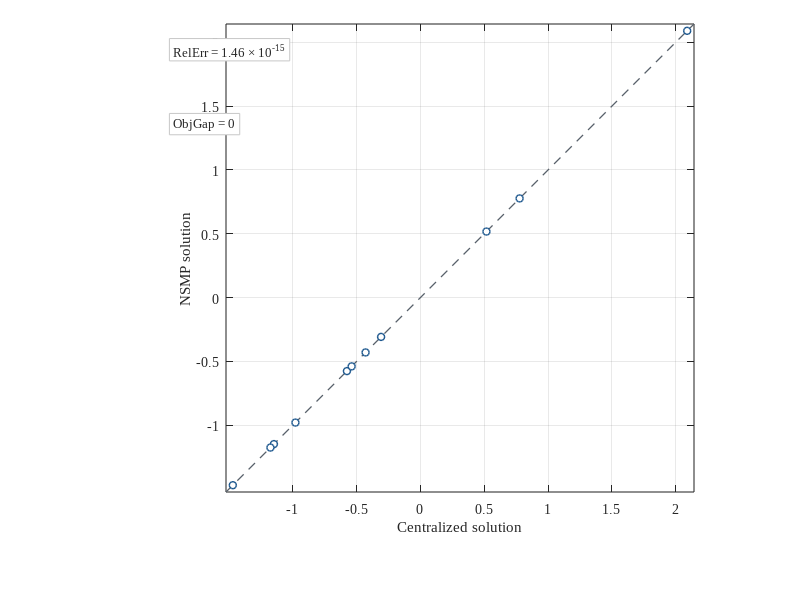

Reproduce this figure in MATLAB. (Note: this script raises an error after producing the figure.)
clear
clc
close all
rng(0);
M = 6;
samples = 100;
sigma = 10;

X_1 = randn(samples,2);
a_1 = randn(2,1);
y_1 = X_1*a_1 + sigma*randn(samples,1);

X_2 = randn(samples,2);
a_2 = randn(2,1);
y_2 = X_2*a_2 + sigma*randn(samples,1);

X_3 = randn(samples,4);
a_3 = randn(4,1);
a_3(1) = a_1(2);
a_3(2) = a_2(2);
y_3 = X_3*a_3 + sigma*randn(samples,1);


X_4 = randn(samples,2);
a_4 = randn(2,1);
y_4 = X_4*a_4 + sigma*randn(samples,1);


X_5 = randn(samples,3);
a_5 = randn(3,1);
a_5(1) = a_4(2);
y_5 = X_5*a_5 + sigma*randn(samples,1);


X_6 = randn(samples,3);
a_6 = randn(3,1);
a_6(1) = a_3(4);
a_6(2) = a_5(3);
y_6 = X_6*a_6 + sigma*randn(samples,1);


%% accurate calculation
% left a_13
a_1_est_local = (X_1'*X_1)^-1*X_1'*y_1;
P_1_temp = X_1(:,1);
P_1 = eye(samples)-X_1(:,1)*(X_1(:,1)'*X_1(:,1))^-1*X_1(:,1)';
R_1 = P_1*y_1;
X_12 = P_1*X_1(:,2);

% left a_23
a_2_est_local = (X_2'*X_2)^-1*X_2'*y_2;
P_2_temp = X_2(:,1);
P_2 = eye(samples)-P_2_temp*(P_2_temp'*P_2_temp)^-1*P_2_temp'  ;
R_2 = P_2*y_2;
X_22 = P_2*X_2(:,2);


%% left a_36
a_3_est_local = (X_3'*X_3)^-1*X_3'*y_3;
% enlarge matrix
ZM = zeros(samples,1);
P_3_temp =[X_3(:, 1:3); X_12, ZM, ZM;ZM, X_22,ZM];
P_3 = eye(length(P_3_temp))-P_3_temp*(P_3_temp'*P_3_temp)^-1*P_3_temp';

R_3 = P_3(:,1:samples)*y_3 +  P_3(:,samples+1:2*samples)*R_1 +P_3(:,2*samples+1:3*samples)*R_2  ;
X_33 = P_3(:,1:samples)*X_3(:,4);


%% left a_45
a_4_est_local = (X_4'*X_4)^-1*X_4'*y_4;
P_4_temp = X_4(:,1);
P_4 = eye(samples)-X_4(:,1)*(X_4(:,1)'*X_4(:,1))^-1*X_4(:,1)';
R_4 = P_4*y_4;
X_44 = P_4*X_4(:,2);

%% left a_56
a_5_est_local = (X_5'*X_5)^-1*X_5'*y_5;
% enlarge matrix
ZM = zeros(samples,1);
P_5_temp =[X_5(:, 1:2); X_44, ZM];
P_5 = eye(length(P_5_temp))-P_5_temp*(P_5_temp'*P_5_temp)^-1*P_5_temp';

R_5 = P_5(:,1:samples)*y_5 +  P_5(:,samples+1:2*samples)*R_4 ;
X_55 = P_5(:,1:samples)*X_5(:,3);

%% root node
a_6_est_local = (X_6'*X_6)^-1*X_6'*y_6;
% enlarge matrix
ZM_3 = zeros(3*samples,1);
ZM_2 = zeros(2*samples,1);
P_6_O =[X_6(:, 1:3); X_33, ZM_3, ZM_3;ZM_2, X_55,ZM_2];
R_6 = [y_6 ; R_3 ;R_5]  ;

a_6_est_global = (P_6_O'*P_6_O)^-1*P_6_O'*R_6 ;

norm(a_6_est_global-a_6);
norm(a_6_est_local-a_6);

%% node 5
a_5_est_global = zeros(3,1);
a_5_est_global(3) = a_6_est_global(2); 
a_5_est_global(1:2) = (P_5_temp'*P_5_temp)^-1*P_5_temp'*[y_5-X_5(:, 3)*a_5_est_global(3);R_4];

norm(a_5_est_global-a_5);
norm(a_5_est_local-a_5);

%% node 3
a_3_est_global = zeros(4,1);
a_3_est_global(4) = a_6_est_global(1); 
a_3_est_global(1:3) = (P_3_temp'*P_3_temp)^-1*P_3_temp'*[y_3-X_3(:, 4)*a_3_est_global(4);R_1;R_2];

norm(a_3_est_global-a_3);
norm(a_3_est_local-a_3);

%% node 2
a_2_est_global = zeros(2,1);
a_2_est_global(2) = a_3_est_global(2); 
a_2_est_global(1) = (P_2_temp'*P_2_temp)^-1*P_2_temp'*[y_2-X_2(:, 2)*a_2_est_global(2)];

norm(a_2_est_global-a_2);
norm(a_2_est_local-a_2);


%% node 1
a_1_est_global = zeros(2,1);
a_1_est_global(2) = a_3_est_global(1); 
a_1_est_global(1) = (P_1_temp'*P_1_temp)^-1*P_1_temp'*[y_1-X_1(:, 2)*a_1_est_global(2)];

norm(a_1_est_global-a_1);
norm(a_1_est_local-a_1);


%% node 4
a_4_est_global = zeros(2,1);
a_4_est_global(2) = a_5_est_global(1); 
a_4_est_global(1) = (P_4_temp'*P_4_temp)^-1*P_4_temp'*[y_4-X_4(:, 2)*a_4_est_global(2)];

norm(a_4_est_global-a_4);
norm(a_4_est_local-a_4);


%% union

vector_global = [a_1_est_global;a_2_est_global;a_3_est_global(3:4);a_4_est_global;a_5_est_global(2:3);a_6_est_global(3)];

%% center optimization
y_global = [y_1;y_2;y_3;y_4;y_5;y_6];

A_global = zeros(length(y_global),11);
A_global(1:samples,1:2) = X_1;
A_global(samples+1:2*samples,3:4) = X_2;
A_global(2*samples+1:3*samples,[2,4,5,6]) = X_3;
A_global(3*samples+1:4*samples,[7,8]) = X_4;
A_global(4*samples+1:5*samples,[8,9,10]) = X_5;
A_global(5*samples+1:6*samples,[6,10,11]) = X_6;

vector_center = (A_global'*A_global)^-1*A_global'*y_global;

%% quantitative comparison
rel_err = norm(vector_global - vector_center) / max(norm(vector_center), eps);
obj_global = 0.5 * norm(y_global - A_global * vector_global)^2;
obj_center = 0.5 * norm(y_global - A_global * vector_center)^2;
obj_gap = obj_global - obj_center;

fprintf('\n===== Two-pass vs centralized =====\n');
fprintf('||x_mp - x_center||_2      = %.4e\n', norm(vector_global - vector_center));
fprintf('relative error             = %.4e\n', rel_err);
fprintf('objective(message)         = %.6e\n', obj_global);
fprintf('objective(centralized)     = %.6e\n', obj_center);
fprintf('objective gap              = %.4e\n', obj_gap);

%% figure for paper
% Styling only: keep the simulation and both solution vectors unchanged.
script_dir = fileparts(mfilename('fullpath'));
out_dir = fullfile(script_dir, 'results');
if ~exist(out_dir, 'dir')
    mkdir(out_dir);
end

fig = figure('Color','w','Visible','off', ...
    'Units','inches','Position',[1,1,3.35,3.20], ...
    'Renderer','painters');
ax = axes(fig, 'Units','normalized','Position',[0.19,0.18,0.77,0.78]);
hold(ax, 'on');

vmin = min([vector_center; vector_global]);
vmax = max([vector_center; vector_global]);
padding = 0.015 * (vmax - vmin);
limits = [vmin-padding, vmax+padding];

% Draw the equality reference first, so it cannot obscure the observations.
plot(ax, limits, limits, '--', 'Color',[0.35,0.38,0.42], ...
    'LineWidth',0.9);
points = plot(ax, vector_center, vector_global, 'o', ...
    'LineStyle','none','MarkerSize',5.2,'LineWidth',1.05, ...
    'MarkerEdgeColor',[0.12,0.35,0.56],'MarkerFaceColor','w');

set(ax, 'FontName','Times New Roman','FontSize',10, ...
    'LineWidth',0.75,'XColor',[0.15,0.15,0.15], ...
    'YColor',[0.15,0.15,0.15],'TickDir','in', ...
    'TickLength',[0.012,0.012],'Box','on', ...
    'XGrid','on','YGrid','on','GridColor',[0.4,0.4,0.4], ...
    'GridAlpha',0.14,'GridLineStyle','-','Layer','bottom');
axis(ax, 'equal');
xlim(ax, limits);
ylim(ax, limits);
ticks = ceil(vmin*2)/2 : 0.5 : floor(vmax*2)/2;
xticks(ax, ticks);
yticks(ax, ticks);
xlabel(ax, 'Centralized solution', 'FontName','Times New Roman', ...
    'FontSize',11);
ylabel(ax, 'NSMP solution', 'FontName','Times New Roman', ...
    'FontSize',11);

% Preserve the original reported values; only change typography.
rel_parts = strsplit(sprintf('%.2e', rel_err), 'e');
rel_label = sprintf('RelErr = %s \\times 10^{%d}', ...
    rel_parts{1}, str2double(rel_parts{2}));
text(ax, 0.035,0.96, rel_label, 'Units','normalized', ...
    'FontName','Times New Roman','FontSize',9.5, ...
    'Interpreter','tex','VerticalAlignment','top', ...
    'Color',[0.15,0.15,0.15], ...
    'BackgroundColor','w','EdgeColor',[0.78,0.78,0.78], ...
    'LineWidth',0.6,'Margin',3);
text(ax, 0.035,0.80, sprintf('ObjGap = %.2g', obj_gap), ...
    'Units','normalized','FontName','Times New Roman','FontSize',9.5, ...
    'Interpreter','tex','VerticalAlignment','top', ...
    'Color',[0.15,0.15,0.15], ...
    'BackgroundColor','w','EdgeColor',[0.78,0.78,0.78], ...
    'LineWidth',0.6,'Margin',3);

% Verify that the plotted coordinates are the unmodified computed values.
assert(isequal(points.XData(:), vector_center(:)));
assert(isequal(points.YData(:), vector_global(:)));
assert(numel(points.XData) == 11);
save(fullfile(out_dir, 'effectiveness_comparison_data.mat'), ...
    'vector_center','vector_global','rel_err','obj_gap','obj_center','obj_global');
exportgraphics(fig, fullfile(out_dir, 'effectiveness_comparison.png'), ...
    'Resolution',450,'BackgroundColor','white');
exportgraphics(fig, fullfile(out_dir, 'effectiveness_comparison.pdf'), ...
    'ContentType','vector','BackgroundColor','white');
fprintf('Figure saved to:\n  %s\n', fullfile(out_dir, 'effectiveness_comparison.png'));
fprintf('  %s\n', fullfile(out_dir, 'effectiveness_comparison.pdf'));


%% NSMP communication for the paper's six-client tree (height 2).
numTreeEdges = M - 1;
treeHeight = 2;
% Each edge sends three quadratic coefficients upward and one scalar down.
method = {'NSMP'};
rounds = 2 * treeHeight;
messages = 2 * numTreeEdges;
scalars = 4 * numTreeEdges;
bytes = 8 * scalars;
summary = table(method, rounds, messages, scalars, bytes);
writetable(summary, fullfile(out_dir, 'communication_summary.csv'));
simulationResults.solution = vector_global;
simulationResults.relativeParameterError = rel_err;
simulationResults.objectiveGap = obj_gap;
simulationResults.summary = summary;
simulationResults.outputDir = out_dir;
